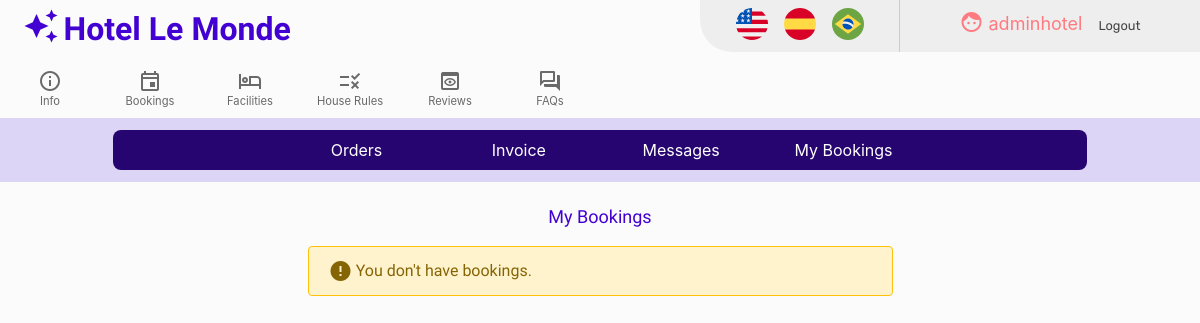
Page /mybookings (signed in) on the earlier database version.
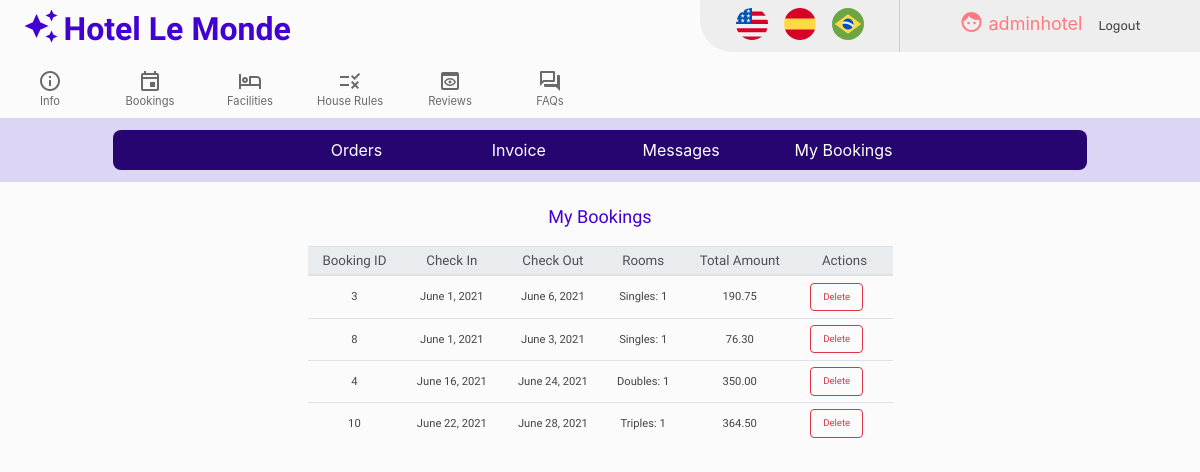
Same page on the later database version.
### hotel/models.py (models this page shows, shortened)
class Bookings(models.Model):
       user = models.ForeignKey(User, on_delete=models.CASCADE, blank=False)
       singles = models.IntegerField(validators=[MinValueValidator(0),
                                                 MaxValueValidator(8)],default=0)
       doubles = models.IntegerField(validators=[MinValueValidator(0),
                                                 MaxValueValidator(16)],default=0)
       triples = models.IntegerField(validators=[MinValueValidator(0),
                                                 MaxValueValidator(8)],default=0)
       quadruples = models.IntegerField(validators=[MinValueValidator(0),
                                                    MaxValueValidator(4)],default=0)
       checkin_date = models.DateField(blank=False, auto_now=False, auto_now_add=False)
       checkout_date = models.DateField(blank=False, auto_now=False, auto_now_add=False)
       checkout_code = models.CharField(max_length=6, blank=False)
       amount = models.DecimalField(blank=False, max_digits=8, decimal_places=2)
       checkin = models.BooleanField(default=False)

### hotel/views.py (the view, shortened to what this page needs)
# urls.py: path("mybookings", views.mybookings, name="mybookings"),
@login_required
@csrf_exempt
def mybookings(request):
    today = date.today()
    bookings = Bookings.objects.filter(user=request.user).order_by('checkin_date')
    if request.method != "POST":
        post = False
        error = False
        return  render(request, "hotel/mybookings.html", { 'post': post,
                                                           'error': error,
                                                           'bookings': bookings,
                                                           'today': today })

### hotel/templates/hotel/mybookings.html (shortened to what this page needs)
{% extends "hotel/layout.html" %}
{% load i18n %}
{% load static %}
{% block body %}
<div class="row">
    <div class="col-lg-12 col-sm-12 booking-title">
    {% translate 'My Bookings' %}
    </div>
</div>
<div class="row">
   <div class="col-lg-3 col-sm-12">
   </div>
   <div class="col-lg-6 col-sm-12">
  {% if bookings %}
  <table class="table" id="mybookings-table">
    <thead class="thead-light">
      <tr>
        <th scope="col"> {% translate 'Booking ID' %} </th>
        <th scope="col"> {% translate 'Check In' %} </th>
        <th scope="col"> {% translate 'Check Out' %} </th>
        <th scope="col"> {% translate 'Rooms' %} </th>
        <th scope="col"> {% translate 'Total Amount' %} </th>
        <th scope="col" colspan="2"> {% translate 'Actions' %}</th>
      </tr>
    </thead>
    <tbody>
      {% for bk in bookings %}
      <tr id='tr-{{bk.id}}'>
         <td> {{ bk.id }} </td>
          <td id='datein-{{bk.id}}'> {{ bk.checkin_date }} </td>
          <td id='dateout-{{bk.id}}'> {{ bk.checkout_date }} </td>
          <td id='rooms-{{bk.id}}'>
            {% if bk.singles > 0 %}
               Singles: {{ bk.singles}}
            {% endif %}
            {% if bk.doubles > 0 %}
               Doubles: {{bk.doubles}}
            {% endif %}
            {% if bk.triples > 0 %}
               Triples: {{bk.triples}}
            {% endif %}
          </td>
          <td id='amount-{{bk.id}}'> {{ bk.amount}} </td>
          {% if bk.checkin %}
          <td></td>
          <td> <button type="button" class="btn btn-outline-primary mybookings-btn btn-checkout" data-checkout_id='{{bk.id}}'> {% translate 'Check Out' %} </button> </td>
          {% else %}
          <td><button type="button" class="btn btn-outline-danger mybookings-btn btn-delete" data-delete_id='{{bk.id}}'> {% translate 'Delete' %}  </button></td>
            {% if bk.checkin_date == today %}
            <td><button type="button" class="btn btn-outline-success mybookings-btn btn-checkin" data-checkin_id='{{bk.id}}'> {% translate 'Check In' %} </button></td>
            {% else %}
            <td></td>
            {% endif %}
          {% endif %}
      </tr>
      {% endfor %}
    </tbody>
  </table>
  {% else %}
  <div class="alert alert-warning border border-warning booking-info">
    <div class="material-icons booking-info-icon">error</div>
      <div> {% translate 'You don\'t have bookings.' %} </div>
  </div>
  {% endif %}
</div>
<div class="col-lg-3 col-sm-12">
</div>
</div>
{% endblock %}

Differences in the rows shown:
added Bookings: id "3", checkin_date "June 1, 2021", checkout_date "June 6, 2021", singles "1", amount "190.75"
added Bookings: id "8", checkin_date "June 1, 2021", checkout_date "June 3, 2021", singles "1", amount "76.30"
added Bookings: id "4", checkin_date "June 16, 2021", checkout_date "June 24, 2021", doubles "1", amount "350.00"
added Bookings: id "10", checkin_date "June 22, 2021", checkout_date "June 28, 2021", triples "1", amount "364.50"
Other differences:
text no longer shown: "You don't have bookings."
text now shown: "Booking ID Check In Check Out Rooms Total Amount Actions"
